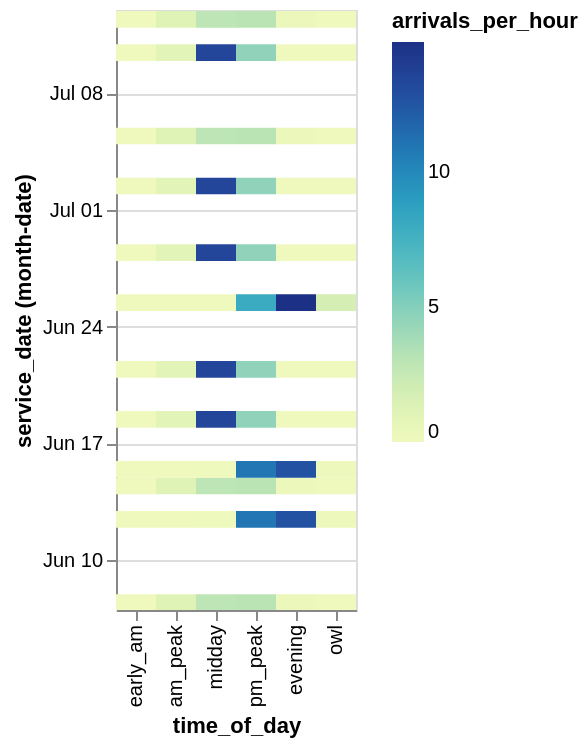

Source (notebook cell):
### Code cell
heatmap_one_operator(stop_gdf2, "G Trans Schedule")

### Figure 1 — Vega specification as saved in the notebook (floating-point values rounded to 4 significant figures)
{"$schema": "https://vega.github.io/schema/vega/v6.json", "data": [{"name": "source_0"}, {"name": "data_0", "values": [{"arrivals_per_hour": 0.0, "day_type": "weekend", "monthdate_service_date": "2012-06-07T00:00:00.000", "monthdate_service_date_end": "2012-06-08T00:00:00.000", "schedule_name": "G Trans Schedule", "service_date": "2026-06-07T00:00:00.000", "time_of_day": "early_am"}, {"arrivals_per_hour": 0.0, "day_type": "weekday", "monthdate_service_date": "2012-06-12T00:00:00.000", "monthdate_service_date_end": "2012-06-13T00:00:00.000", "schedule_name": "G Trans Schedule", "service_date": "2026-06-12T00:00:00.000", "time_of_day": "early_am"}, {"arrivals_per_hour": 0.0, "day_type": "weekend", "monthdate_service_date": "2012-06-14T00:00:00.000", "monthdate_service_date_end": "2012-06-15T00:00:00.000", "schedule_name": "G Trans Schedule", "service_date": "2026-06-14T00:00:00.000", "time_of_day": "early_am"}, {"arrivals_per_hour": 0.0, "day_type": "weekday", "monthdate_service_date": "2012-06-15T00:00:00.000", "monthdate_service_date_end": "2012-06-16T00:00:00.000", "schedule_name": "G Trans Schedule", "service_date": "2026-06-15T00:00:00.000", "time_of_day": "early_am"}, {"arrivals_per_hour": 0.0, "day_type": "weekday", "monthdate_service_date": "2012-06-18T00:00:00.000", "monthdate_service_date_end": "2012-06-19T00:00:00.000", "schedule_name": "G Trans Schedule", "service_date": "2026-06-18T00:00:00.000", "time_of_day": "early_am"}, {"arrivals_per_hour": 0.0, "day_type": "weekend", "monthdate_service_date": "2012-06-21T00:00:00.000", "monthdate_service_date_end": "2012-06-22T00:00:00.000", "schedule_name": "G Trans Schedule", "service_date": "2026-06-21T00:00:00.000", "time_of_day": "early_am"}, {"arrivals_per_hour": 0.0, "day_type": "weekday", "monthdate_service_date": "2012-06-25T00:00:00.000", "monthdate_service_date_end": "2012-06-26T00:00:00.000", "schedule_name": "G Trans Schedule", "service_date": "2026-06-25T00:00:00.000", "time_of_day": "early_am"}, {"arrivals_per_hour": 0.0, "day_type": "weekend", "monthdate_service_date": "2012-06-28T00:00:00.000", "monthdate_service_date_end": "2012-06-29T00:00:00.000", "schedule_name": "G Trans Schedule", "service_date": "2026-06-28T00:00:00.000", "time_of_day": "early_am"}, {"arrivals_per_hour": 0.0, "day_type": "weekday", "monthdate_service_date": "2012-07-02T00:00:00.000", "monthdate_service_date_end": "2012-07-03T00:00:00.000", "schedule_name": "G Trans Schedule", "service_date": "2026-07-02T00:00:00.000", "time_of_day": "early_am"}, {"arrivals_per_hour": 0.0, "day_type": "weekend", "monthdate_service_date": "2012-07-05T00:00:00.000", "monthdate_service_date_end": "2012-07-06T00:00:00.000", "schedule_name": "G Trans Schedule", "service_date": "2026-07-05T00:00:00.000", "time_of_day": "early_am"}, {"arrivals_per_hour": 0.0, "day_type": "weekday", "monthdate_service_date": "2012-07-10T00:00:00.000", "monthdate_service_date_end": "2012-07-11T00:00:00.000", "schedule_name": "G Trans Schedule", "service_date": "2026-07-10T00:00:00.000", "time_of_day": "early_am"}, {"arrivals_per_hour": 0.0, "day_type": "weekend", "monthdate_service_date": "2012-07-12T00:00:00.000", "monthdate_service_date_end": "2012-07-13T00:00:00.000", "schedule_name": "G Trans Schedule", "service_date": "2026-07-12T00:00:00.000", "time_of_day": "early_am"}, {"arrivals_per_hour": 1.075, "day_type": "weekend", "monthdate_service_date": "2012-06-07T00:00:00.000", "monthdate_service_date_end": "2012-06-08T00:00:00.000", "schedule_name": "G Trans Schedule", "service_date": "2026-06-07T00:00:00.000", "time_of_day": "am_peak"}, {"arrivals_per_hour": 0.0, "day_type": "weekday", "monthdate_service_date": "2012-06-12T00:00:00.000", "monthdate_service_date_end": "2012-06-13T00:00:00.000", "schedule_name": "G Trans Schedule", "service_date": "2026-06-12T00:00:00.000", "time_of_day": "am_peak"}, {"arrivals_per_hour": 1.075, "day_type": "weekend", "monthdate_service_date": "2012-06-14T00:00:00.000", "monthdate_service_date_end": "2012-06-15T00:00:00.000", "schedule_name": "G Trans Schedule", "service_date": "2026-06-14T00:00:00.000", "time_of_day": "am_peak"}, {"arrivals_per_hour": 0.0, "day_type": "weekday", "monthdate_service_date": "2012-06-15T00:00:00.000", "monthdate_service_date_end": "2012-06-16T00:00:00.000", "schedule_name": "G Trans Schedule", "service_date": "2026-06-15T00:00:00.000", "time_of_day": "am_peak"}, {"arrivals_per_hour": 1.0, "day_type": "weekday", "monthdate_service_date": "2012-06-18T00:00:00.000", "monthdate_service_date_end": "2012-06-19T00:00:00.000", "schedule_name": "G Trans Schedule", "service_date": "2026-06-18T00:00:00.000", "time_of_day": "am_peak"}, {"arrivals_per_hour": 1.0, "day_type": "weekend", "monthdate_service_date": "2012-06-21T00:00:00.000", "monthdate_service_date_end": "2012-06-22T00:00:00.000", "schedule_name": "G Trans Schedule", "service_date": "2026-06-21T00:00:00.000", "time_of_day": "am_peak"}, {"arrivals_per_hour": 0.0, "day_type": "weekday", "monthdate_service_date": "2012-06-25T00:00:00.000", "monthdate_service_date_end": "2012-06-26T00:00:00.000", "schedule_name": "G Trans Schedule", "service_date": "2026-06-25T00:00:00.000", "time_of_day": "am_peak"}, {"arrivals_per_hour": 1.0, "day_type": "weekend", "monthdate_service_date": "2012-06-28T00:00:00.000", "monthdate_service_date_end": "2012-06-29T00:00:00.000", "schedule_name": "G Trans Schedule", "service_date": "2026-06-28T00:00:00.000", "time_of_day": "am_peak"}, {"arrivals_per_hour": 1.0, "day_type": "weekday", "monthdate_service_date": "2012-07-02T00:00:00.000", "monthdate_service_date_end": "2012-07-03T00:00:00.000", "schedule_name": "G Trans Schedule", "service_date": "2026-07-02T00:00:00.000", "time_of_day": "am_peak"}, {"arrivals_per_hour": 1.075, "day_type": "weekend", "monthdate_service_date": "2012-07-05T00:00:00.000", "monthdate_service_date_end": "2012-07-06T00:00:00.000", "schedule_name": "G Trans Schedule", "service_date": "2026-07-05T00:00:00.000", "time_of_day": "am_peak"}, {"arrivals_per_hour": 1.0, "day_type": "weekday", "monthdate_service_date": "2012-07-10T00:00:00.000", "monthdate_service_date_end": "2012-07-11T00:00:00.000", "schedule_name": "G Trans Schedule", "service_date": "2026-07-10T00:00:00.000", "time_of_day": "am_peak"}, {"arrivals_per_hour": 1.075, "day_type": "weekend", "monthdate_service_date": "2012-07-12T00:00:00.000", "monthdate_service_date_end": "2012-07-13T00:00:00.000", "schedule_name": "G Trans Schedule", "service_date": "2026-07-12T00:00:00.000", "time_of_day": "am_peak"}, {"arrivals_per_hour": 2.95, "day_type": "weekend", "monthdate_service_date": "2012-06-07T00:00:00.000", "monthdate_service_date_end": "2012-06-08T00:00:00.000", "schedule_name": "G Trans Schedule", "service_date": "2026-06-07T00:00:00.000", "time_of_day": "midday"}, {"arrivals_per_hour": 0.05, "day_type": "weekday", "monthdate_service_date": "2012-06-12T00:00:00.000", "monthdate_service_date_end": "2012-06-13T00:00:00.000", "schedule_name": "G Trans Schedule", "service_date": "2026-06-12T00:00:00.000", "time_of_day": "midday"}, {"arrivals_per_hour": 2.95, "day_type": "weekend", "monthdate_service_date": "2012-06-14T00:00:00.000", "monthdate_service_date_end": "2012-06-15T00:00:00.000", "schedule_name": "G Trans Schedule", "service_date": "2026-06-14T00:00:00.000", "time_of_day": "midday"}, {"arrivals_per_hour": 0.05, "day_type": "weekday", "monthdate_service_date": "2012-06-15T00:00:00.000", "monthdate_service_date_end": "2012-06-16T00:00:00.000", "schedule_name": "G Trans Schedule", "service_date": "2026-06-15T00:00:00.000", "time_of_day": "midday"}, {"arrivals_per_hour": 13.4, "day_type": "weekday", "monthdate_service_date": "2012-06-18T00:00:00.000", "monthdate_service_date_end": "2012-06-19T00:00:00.000", "schedule_name": "G Trans Schedule", "service_date": "2026-06-18T00:00:00.000", "time_of_day": "midday"}, {"arrivals_per_hour": 13.4, "day_type": "weekend", "monthdate_service_date": "2012-06-21T00:00:00.000", "monthdate_service_date_end": "2012-06-22T00:00:00.000", "schedule_name": "G Trans Schedule", "service_date": "2026-06-21T00:00:00.000", "time_of_day": "midday"}, {"arrivals_per_hour": 0.0, "day_type": "weekday", "monthdate_service_date": "2012-06-25T00:00:00.000", "monthdate_service_date_end": "2012-06-26T00:00:00.000", "schedule_name": "G Trans Schedule", "service_date": "2026-06-25T00:00:00.000", "time_of_day": "midday"}, {"arrivals_per_hour": 13.4, "day_type": "weekend", "monthdate_service_date": "2012-06-28T00:00:00.000", "monthdate_service_date_end": "2012-06-29T00:00:00.000", "schedule_name": "G Trans Schedule", "service_date": "2026-06-28T00:00:00.000", "time_of_day": "midday"}, {"arrivals_per_hour": 13.4, "day_type": "weekday", "monthdate_service_date": "2012-07-02T00:00:00.000", "monthdate_service_date_end": "2012-07-03T00:00:00.000", "schedule_name": "G Trans Schedule", "service_date": "2026-07-02T00:00:00.000", "time_of_day": "midday"}, {"arrivals_per_hour": 2.95, "day_type": "weekend", "monthdate_service_date": "2012-07-05T00:00:00.000", "monthdate_service_date_end": "2012-07-06T00:00:00.000", "schedule_name": "G Trans Schedule", "service_date": "2026-07-05T00:00:00.000", "time_of_day": "midday"}, {"arrivals_per_hour": 13.4, "day_type": "weekday", "monthdate_service_date": "2012-07-10T00:00:00.000", "monthdate_service_date_end": "2012-07-11T00:00:00.000", "schedule_name": "G Trans Schedule", "service_date": "2026-07-10T00:00:00.000", "time_of_day": "midday"}, {"arrivals_per_hour": 2.95, "day_type": "weekend", "monthdate_service_date": "2012-07-12T00:00:00.000", "monthdate_service_date_end": "2012-07-13T00:00:00.000", "schedule_name": "G Trans Schedule", "service_date": "2026-07-12T00:00:00.000", "time_of_day": "midday"}, {"arrivals_per_hour": 3.05, "day_type": "weekend", "monthdate_service_date": "2012-06-07T00:00:00.000", "monthdate_service_date_end": "2012-06-08T00:00:00.000", "schedule_name": "G Trans Schedule", "service_date": "2026-06-07T00:00:00.000", "time_of_day": "pm_peak"}, {"arrivals_per_hour": 10.95, "day_type": "weekday", "monthdate_service_date": "2012-06-12T00:00:00.000", "monthdate_service_date_end": "2012-06-13T00:00:00.000", "schedule_name": "G Trans Schedule", "service_date": "2026-06-12T00:00:00.000", "time_of_day": "pm_peak"}, {"arrivals_per_hour": 3.05, "day_type": "weekend", "monthdate_service_date": "2012-06-14T00:00:00.000", "monthdate_service_date_end": "2012-06-15T00:00:00.000", "schedule_name": "G Trans Schedule", "service_date": "2026-06-14T00:00:00.000", "time_of_day": "pm_peak"}, {"arrivals_per_hour": 10.95, "day_type": "weekday", "monthdate_service_date": "2012-06-15T00:00:00.000", "monthdate_service_date_end": "2012-06-16T00:00:00.000", "schedule_name": "G Trans Schedule", "service_date": "2026-06-15T00:00:00.000", "time_of_day": "pm_peak"}, {"arrivals_per_hour": 4.6, "day_type": "weekday", "monthdate_service_date": "2012-06-18T00:00:00.000", "monthdate_service_date_end": "2012-06-19T00:00:00.000", "schedule_name": "G Trans Schedule", "service_date": "2026-06-18T00:00:00.000", "time_of_day": "pm_peak"}, {"arrivals_per_hour": 4.6, "day_type": "weekend", "monthdate_service_date": "2012-06-21T00:00:00.000", "monthdate_service_date_end": "2012-06-22T00:00:00.000", "schedule_name": "G Trans Schedule", "service_date": "2026-06-21T00:00:00.000", "time_of_day": "pm_peak"}, {"arrivals_per_hour": 8.0, "day_type": "weekday", "monthdate_service_date": "2012-06-25T00:00:00.000", "monthdate_service_date_end": "2012-06-26T00:00:00.000", "schedule_name": "G Trans Schedule", "service_date": "2026-06-25T00:00:00.000", "time_of_day": "pm_peak"}, {"arrivals_per_hour": 4.6, "day_type": "weekend", "monthdate_service_date": "2012-06-28T00:00:00.000", "monthdate_service_date_end": "2012-06-29T00:00:00.000", "schedule_name": "G Trans Schedule", "service_date": "2026-06-28T00:00:00.000", "time_of_day": "pm_peak"}, {"arrivals_per_hour": 4.6, "day_type": "weekday", "monthdate_service_date": "2012-07-02T00:00:00.000", "monthdate_service_date_end": "2012-07-03T00:00:00.000", "schedule_name": "G Trans Schedule", "service_date": "2026-07-02T00:00:00.000", "time_of_day": "pm_peak"}, {"arrivals_per_hour": 3.05, "day_type": "weekend", "monthdate_service_date": "2012-07-05T00:00:00.000", "monthdate_service_date_end": "2012-07-06T00:00:00.000", "schedule_name": "G Trans Schedule", "service_date": "2026-07-05T00:00:00.000", "time_of_day": "pm_peak"}, {"arrivals_per_hour": 4.6, "day_type": "weekday", "monthdate_service_date": "2012-07-10T00:00:00.000", "monthdate_service_date_end": "2012-07-11T00:00:00.000", "schedule_name": "G Trans Schedule", "service_date": "2026-07-10T00:00:00.000", "time_of_day": "pm_peak"}, {"arrivals_per_hour": 3.05, "day_type": "weekend", "monthdate_service_date": "2012-07-12T00:00:00.000", "monthdate_service_date_end": "2012-07-13T00:00:00.000", "schedule_name": "G Trans Schedule", "service_date": "2026-07-12T00:00:00.000", "time_of_day": "pm_peak"}, {"arrivals_per_hour": 0.325, "day_type": "weekend", "monthdate_service_date": "2012-06-07T00:00:00.000", "monthdate_service_date_end": "2012-06-08T00:00:00.000", "schedule_name": "G Trans Schedule", "service_date": "2026-06-07T00:00:00.000", "time_of_day": "evening"}, {"arrivals_per_hour": 12.78, "day_type": "weekday", "monthdate_service_date": "2012-06-12T00:00:00.000", "monthdate_service_date_end": "2012-06-13T00:00:00.000", "schedule_name": "G Trans Schedule", "service_date": "2026-06-12T00:00:00.000", "time_of_day": "evening"}, {"arrivals_per_hour": 0.325, "day_type": "weekend", "monthdate_service_date": "2012-06-14T00:00:00.000", "monthdate_service_date_end": "2012-06-15T00:00:00.000", "schedule_name": "G Trans Schedule", "service_date": "2026-06-14T00:00:00.000", "time_of_day": "evening"}, {"arrivals_per_hour": 12.78, "day_type": "weekday", "monthdate_service_date": "2012-06-15T00:00:00.000", "monthdate_service_date_end": "2012-06-16T00:00:00.000", "schedule_name": "G Trans Schedule", "service_date": "2026-06-15T00:00:00.000", "time_of_day": "evening"}, {"arrivals_per_hour": 0.0, "day_type": "weekday", "monthdate_service_date": "2012-06-18T00:00:00.000", "monthdate_service_date_end": "2012-06-19T00:00:00.000", "schedule_name": "G Trans Schedule", "service_date": "2026-06-18T00:00:00.000", "time_of_day": "evening"}, {"arrivals_per_hour": 0.0, "day_type": "weekend", "monthdate_service_date": "2012-06-21T00:00:00.000", "monthdate_service_date_end": "2012-06-22T00:00:00.000", "schedule_name": "G Trans Schedule", "service_date": "2026-06-21T00:00:00.000", "time_of_day": "evening"}, {"arrivals_per_hour": 14.82, "day_type": "weekday", "monthdate_service_date": "2012-06-25T00:00:00.000", "monthdate_service_date_end": "2012-06-26T00:00:00.000", "schedule_name": "G Trans Schedule", "service_date": "2026-06-25T00:00:00.000", "time_of_day": "evening"}, {"arrivals_per_hour": 0.0, "day_type": "weekend", "monthdate_service_date": "2012-06-28T00:00:00.000", "monthdate_service_date_end": "2012-06-29T00:00:00.000", "schedule_name": "G Trans Schedule", "service_date": "2026-06-28T00:00:00.000", "time_of_day": "evening"}, {"arrivals_per_hour": 0.0, "day_type": "weekday", "monthdate_service_date": "2012-07-02T00:00:00.000", "monthdate_service_date_end": "2012-07-03T00:00:00.000", "schedule_name": "G Trans Schedule", "service_date": "2026-07-02T00:00:00.000", "time_of_day": "evening"}, {"arrivals_per_hour": 0.325, "day_type": "weekend", "monthdate_service_date": "2012-07-05T00:00:00.000", "monthdate_service_date_end": "2012-07-06T00:00:00.000", "schedule_name": "G Trans Schedule", "service_date": "2026-07-05T00:00:00.000", "time_of_day": "evening"}, {"arrivals_per_hour": 0.0, "day_type": "weekday", "monthdate_service_date": "2012-07-10T00:00:00.000", "monthdate_service_date_end": "2012-07-11T00:00:00.000", "schedule_name": "G Trans Schedule", "service_date": "2026-07-10T00:00:00.000", "time_of_day": "evening"}, {"arrivals_per_hour": 0.325, "day_type": "weekend", "monthdate_service_date": "2012-07-12T00:00:00.000", "monthdate_service_date_end": "2012-07-13T00:00:00.000", "schedule_name": "G Trans Schedule", "service_date": "2026-07-12T00:00:00.000", "time_of_day": "evening"}, {"arrivals_per_hour": 0.0, "day_type": "weekend", "monthdate_service_date": "2012-06-07T00:00:00.000", "monthdate_service_date_end": "2012-06-08T00:00:00.000", "schedule_name": "G Trans Schedule", "service_date": "2026-06-07T00:00:00.000", "time_of_day": "owl"}, {"arrivals_per_hour": 0.125, "day_type": "weekday", "monthdate_service_date": "2012-06-12T00:00:00.000", "monthdate_service_date_end": "2012-06-13T00:00:00.000", "schedule_name": "G Trans Schedule", "service_date": "2026-06-12T00:00:00.000", "time_of_day": "owl"}, {"arrivals_per_hour": 0.0, "day_type": "weekend", "monthdate_service_date": "2012-06-14T00:00:00.000", "monthdate_service_date_end": "2012-06-15T00:00:00.000", "schedule_name": "G Trans Schedule", "service_date": "2026-06-14T00:00:00.000", "time_of_day": "owl"}, {"arrivals_per_hour": 0.125, "day_type": "weekday", "monthdate_service_date": "2012-06-15T00:00:00.000", "monthdate_service_date_end": "2012-06-16T00:00:00.000", "schedule_name": "G Trans Schedule", "service_date": "2026-06-15T00:00:00.000", "time_of_day": "owl"}, {"arrivals_per_hour": 0.0, "day_type": "weekday", "monthdate_service_date": "2012-06-18T00:00:00.000", "monthdate_service_date_end": "2012-06-19T00:00:00.000", "schedule_name": "G Trans Schedule", "service_date": "2026-06-18T00:00:00.000", "time_of_day": "owl"}, {"arrivals_per_hour": 0.0, "day_type": "weekend", "monthdate_service_date": "2012-06-21T00:00:00.000", "monthdate_service_date_end": "2012-06-22T00:00:00.000", "schedule_name": "G Trans Schedule", "service_date": "2026-06-21T00:00:00.000", "time_of_day": "owl"}, {"arrivals_per_hour": 1.825, "day_type": "weekday", "monthdate_service_date": "2012-06-25T00:00:00.000", "monthdate_service_date_end": "2012-06-26T00:00:00.000", "schedule_name": "G Trans Schedule", "service_date": "2026-06-25T00:00:00.000", "time_of_day": "owl"}, {"arrivals_per_hour": 0.0, "day_type": "weekend", "monthdate_service_date": "2012-06-28T00:00:00.000", "monthdate_service_date_end": "2012-06-29T00:00:00.000", "schedule_name": "G Trans Schedule", "service_date": "2026-06-28T00:00:00.000", "time_of_day": "owl"}, {"arrivals_per_hour": 0.0, "day_type": "weekday", "monthdate_service_date": "2012-07-02T00:00:00.000", "monthdate_service_date_end": "2012-07-03T00:00:00.000", "schedule_name": "G Trans Schedule", "service_date": "2026-07-02T00:00:00.000", "time_of_day": "owl"}, {"arrivals_per_hour": 0.0, "day_type": "weekend", "monthdate_service_date": "2012-07-05T00:00:00.000", "monthdate_service_date_end": "2012-07-06T00:00:00.000", "schedule_name": "G Trans Schedule", "service_date": "2026-07-05T00:00:00.000", "time_of_day": "owl"}, {"arrivals_per_hour": 0.0, "day_type": "weekday", "monthdate_service_date": "2012-07-10T00:00:00.000", "monthdate_service_date_end": "2012-07-11T00:00:00.000", "schedule_name": "G Trans Schedule", "service_date": "2026-07-10T00:00:00.000", "time_of_day": "owl"}, {"arrivals_per_hour": 0.0, "day_type": "weekend", "monthdate_service_date": "2012-07-12T00:00:00.000", "monthdate_service_date_end": "2012-07-13T00:00:00.000", "schedule_name": "G Trans Schedule", "service_date": "2026-07-12T00:00:00.000", "time_of_day": "owl"}], "transform": [{"type": "formula", "expr": "toDate(datum['service_date'])", "as": "service_date"}, {"type": "formula", "expr": "toDate(datum['monthdate_service_date_end'])", "as": "monthdate_service_date_end"}, {"type": "formula", "expr": "toDate(datum['monthdate_service_date'])", "as": "monthdate_service_date"}]}, {"name": "source_0_x_domain_time_of_day", "values": [{"sort_field": 0.0, "time_of_day": "early_am"}, {"sort_field": 1.0, "time_of_day": "am_peak"}, {"sort_field": 2.0, "time_of_day": "midday"}, {"sort_field": 3.0, "time_of_day": "pm_peak"}, {"sort_field": 4.0, "time_of_day": "evening"}, {"sort_field": 5.0, "time_of_day": "owl"}]}, {"name": "data_0_color_domain_arrivals_per_hour", "values": [{"min": 0.0, "max": 14.82}]}], "signals": [{"name": "x_step", "value": 20}, {"name": "width", "update": "bandspace(domain('x').length, 0, 0) * x_step"}], "marks": [{"type": "rect", "name": "marks", "from": {"data": "data_0"}, "encode": {"update": {"y": {"field": "monthdate_service_date_end", "scale": "y", "offset": {"signal": "0.5 + (abs(scale(\"y\", datum[\"monthdate_service_date_end\"]) - scale(\"y\", datum[\"monthdate_service_date\"])) < 0.25 ? -0.5 * (0.25 - (abs(scale(\"y\", datum[\"monthdate_service_date_end\"]) - scale(\"y\", datum[\"monthdate_service_date\"])))) : 0)"}}, "y2": {"field": "monthdate_service_date", "scale": "y", "offset": {"signal": "0.5 + (abs(scale(\"y\", datum[\"monthdate_service_date_end\"]) - scale(\"y\", datum[\"monthdate_service_date\"])) < 0.25 ? 0.5 * (0.25 - (abs(scale(\"y\", datum[\"monthdate_service_date_end\"]) - scale(\"y\", datum[\"monthdate_service_date\"])))) : 0)"}}, "x": {"field": "time_of_day", "scale": "x"}, "tooltip": {"signal": "{\"service_date\": timeFormat(datum[\"service_date\"], \"%b %d, %Y\"), \"schedule_name\": isValid(datum[\"schedule_name\"]) ? isArray(datum[\"schedule_name\"]) ? join(datum[\"schedule_name\"], '\\n') : datum[\"schedule_name\"] : \"\"+datum[\"schedule_name\"], \"day_type\": isValid(datum[\"day_type\"]) ? isArray(datum[\"day_type\"]) ? join(datum[\"day_type\"], '\\n') : datum[\"day_type\"] : \"\"+datum[\"day_type\"], \"time_of_day\": isValid(datum[\"time_of_day\"]) ? isArray(datum[\"time_of_day\"]) ? join(datum[\"time_of_day\"], '\\n') : datum[\"time_of_day\"] : \"\"+datum[\"time_of_day\"], \"arrivals_per_hour\": format(datum[\"arrivals_per_hour\"], \"\")}"}, "width": {"signal": "max(0.25, bandwidth('x'))"}, "fill": {"field": "arrivals_per_hour", "scale": "color"}}}, "style": ["rect"]}], "scales": [{"name": "x", "type": "band", "domain": {"data": "source_0_x_domain_time_of_day", "field": "time_of_day", "sort": {"op": "max", "field": "sort_field"}}, "range": {"step": {"signal": "x_step"}}, "paddingOuter": 0, "paddingInner": 0}, {"name": "y", "type": "time", "domain": {"data": "data_0", "fields": ["monthdate_service_date", "monthdate_service_date_end"]}, "range": [{"signal": "height"}, 0]}, {"name": "color", "type": "linear", "domain": [{"signal": "(data(\"data_0_color_domain_arrivals_per_hour\")[0] || {}).min"}, {"signal": "(data(\"data_0_color_domain_arrivals_per_hour\")[0] || {}).max"}], "range": "heatmap", "zero": false, "interpolate": "hcl"}], "axes": [{"scale": "y", "maxExtent": 0, "minExtent": 0, "orient": "left", "tickMinStep": {"signal": "datetime(2001, 0, 2, 0, 0, 0, 0) - datetime(2001, 0, 1, 0, 0, 0, 0)"}, "aria": false, "tickCount": {"signal": "ceil(height/40)"}, "domain": false, "ticks": false, "gridScale": "x", "labels": false, "zindex": 0, "grid": true}, {"scale": "x", "labelAngle": 270, "grid": false, "title": "time_of_day", "labelAlign": "right", "labelBaseline": "middle", "zindex": 1, "orient": "bottom"}, {"scale": "y", "tickMinStep": {"signal": "datetime(2001, 0, 2, 0, 0, 0, 0) - datetime(2001, 0, 1, 0, 0, 0, 0)"}, "tickCount": {"signal": "ceil(height/40)"}, "format": {"signal": "timeUnitSpecifier([\"month\",\"date\"], {\"year-month\":\"%b %Y \",\"year-month-date\":\"%b %d, %Y \"})"}, "grid": false, "labelOverlap": true, "orient": "left", "title": "service_date (month-date)", "zindex": 0}], "height": 300, "background": "white", "style": "cell", "padding": 5, "legends": [{"fill": "color", "gradientLength": {"signal": "clamp(height, 64, 200)"}, "title": "arrivals_per_hour"}]}
